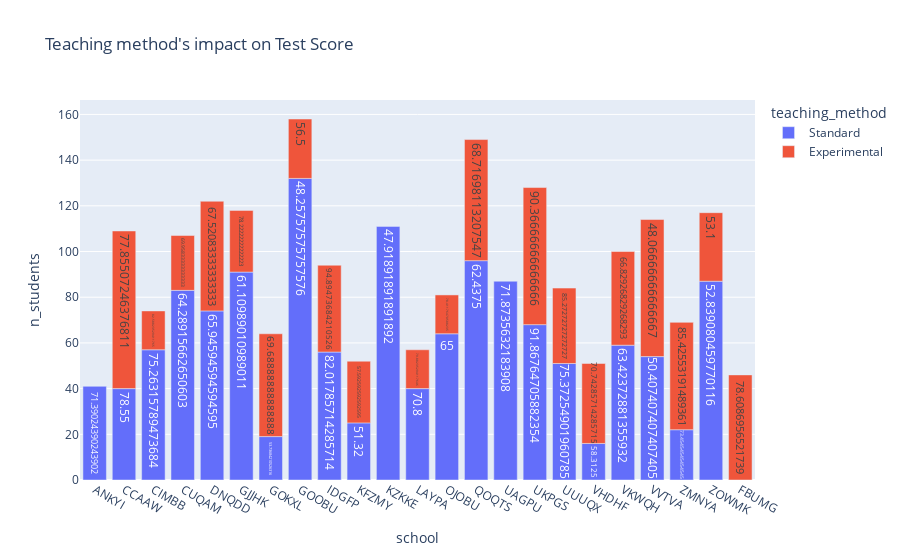

Write notebook code for a chart like this one.
### Code cell
fig = px.bar(school_data, x='school',y='n_students', title="Teaching method's impact on Test Score", color = 'teaching_method', hover_data=['school_type','posttest'], text = 'posttest')
fig.show()

### Figure 1 — Plotly figure (JSON) as saved in the notebook; plotly's stock layout.template omitted (floating-point values rounded to 4 significant figures)
{"data": [{"alignmentgroup": "True", "customdata": [["Non-public", 71.39], ["Non-public", 78.55], ["Non-public", 75.26], ["Public", 64.29], ["Public", 65.95], ["Public", 61.11], ["Public", 53.74], ["Public", 48.26], ["Non-public", 82.02], ["Non-public", 51.32], ["Public", 47.92], ["Public", 70.8], ["Public", 65], ["Public", 62.44], ["Public", 71.87], ["Public", 91.87], ["Non-public", 75.37], ["Non-public", 58.31], ["Public", 63.42], ["Public", 50.41], ["Public", 73.45], ["Public", 52.84]], "hovertemplate": "teaching_method=Standard<br>school=%{x}<br>n_students=%{y}<br>posttest=%{customdata[1]}<br>school_type=%{customdata[0]}<extra></extra>", "legendgroup": "Standard", "marker": {"color": "#636efa"}, "name": "Standard", "offsetgroup": "Standard", "orientation": "v", "showlegend": true, "text": [71.39, 78.55, 75.26, 64.29, 65.95, 61.11, 53.74, 48.26, 82.02, 51.32, 47.92, 70.8, 65, 62.44, 71.87, 91.87, 75.37, 58.31, 63.42, 50.41, 73.45, 52.84], "textposition": "auto", "type": "bar", "x": ["ANKYI", "CCAAW", "CIMBB", "CUQAM", "DNQDD", "GJJHK", "GOKXL", "GOOBU", "IDGFP", "KFZMY", "KZKKE", "LAYPA", "OJOBU", "QOQTS", "UAGPU", "UKPGS", "UUUQX", "VHDHF", "VKWQH", "VVTVA", "ZMNYA", "ZOWMK"], "xaxis": "x", "y": [41, 40, 57, 83, 74, 91, 19, 132, 56, 25, 111, 40, 64, 96, 87, 68, 51, 16, 59, 54, 22, 87], "yaxis": "y"}, {"alignmentgroup": "True", "customdata": [["Non-public", 77.86], ["Non-public", 82.59], ["Public", 69.96], ["Public", 67.52], ["Non-public", 78.61], ["Public", 78.22], ["Public", 69.69], ["Public", 56.5], ["Non-public", 94.89], ["Non-public", 57.59], ["Public", 79.88], ["Public", 78.41], ["Public", 68.72], ["Public", 90.37], ["Non-public", 85.27], ["Non-public", 70.74], ["Public", 66.83], ["Public", 48.07], ["Public", 85.43], ["Public", 53.1]], "hovertemplate": "teaching_method=Experimental<br>school=%{x}<br>n_students=%{y}<br>posttest=%{customdata[1]}<br>school_type=%{customdata[0]}<extra></extra>", "legendgroup": "Experimental", "marker": {"color": "#EF553B"}, "name": "Experimental", "offsetgroup": "Experimental", "orientation": "v", "showlegend": true, "text": [77.86, 82.59, 69.96, 67.52, 78.61, 78.22, 69.69, 56.5, 94.89, 57.59, 79.88, 78.41, 68.72, 90.37, 85.27, 70.74, 66.83, 48.07, 85.43, 53.1], "textposition": "auto", "type": "bar", "x": ["CCAAW", "CIMBB", "CUQAM", "DNQDD", "FBUMG", "GJJHK", "GOKXL", "GOOBU", "IDGFP", "KFZMY", "LAYPA", "OJOBU", "QOQTS", "UKPGS", "UUUQX", "VHDHF", "VKWQH", "VVTVA", "ZMNYA", "ZOWMK"], "xaxis": "x", "y": [69, 17, 24, 48, 46, 27, 45, 26, 38, 27, 17, 17, 53, 60, 33, 35, 41, 60, 47, 30], "yaxis": "y"}], "layout": {"barmode": "relative", "legend": {"title": {"text": "teaching_method"}, "tracegroupgap": 0}, "title": {"text": "Teaching method's impact on Test Score"}, "xaxis": {"anchor": "y", "domain": [0, 1], "title": {"text": "school"}}, "yaxis": {"anchor": "x", "domain": [0, 1], "title": {"text": "n_students"}}}}
